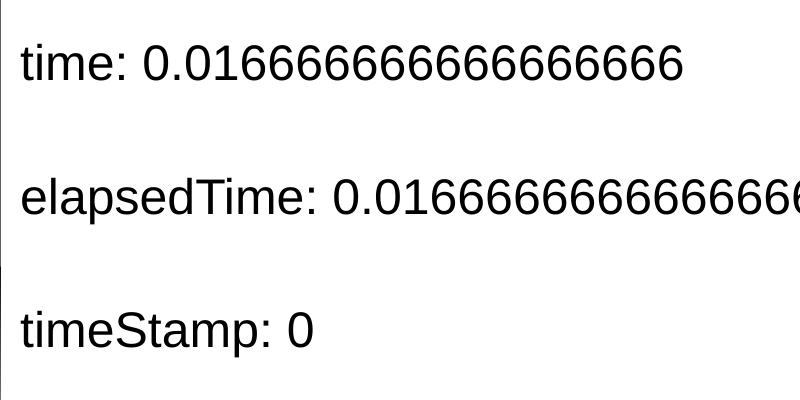
Frame 1 (no input)
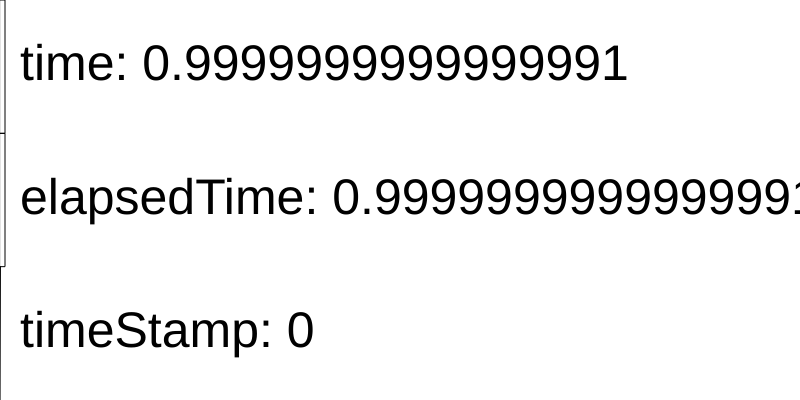
Frame 60 (no input)
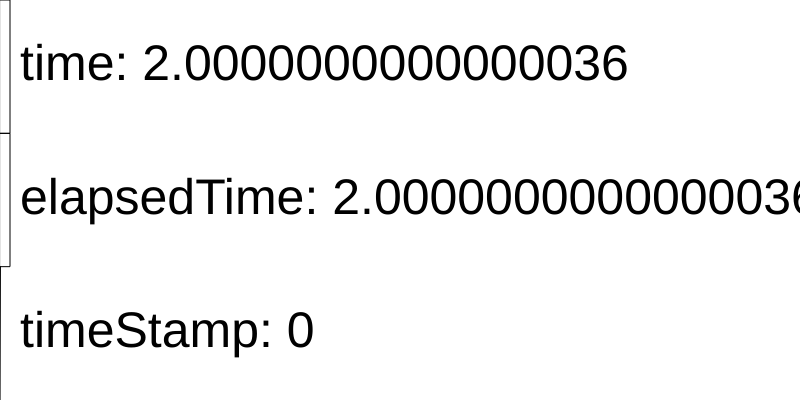
Frame 120 (the mouse pressed at the canvas centre since frame 60)

The p5.js sketch that drew these frames (run headless with seeded random() and noise() and a simulated clock; from frame 60 on, the mouse is pressed at the canvas centre):

// p5.js sketch
// ── sketch.js
let elapsedTime = 0, time = 0, timeStamp = 0;

function setup() {
  createCanvas(800, 400);
  textSize(50);
  textAlign(LEFT, CENTER);
}

function draw() {
  elapsedTime = float(millis()) / 1000;
  time = elapsedTime - timeStamp;
  background(255);
  fill(0);
  text("time: " + time, 20, height / 6);
  text("elapsedTime: " + elapsedTime, 20, height / 2);
  text("timeStamp: " + timeStamp, 20, 5 * height / 6);
  if (time >= 10.0) {
    timeStamp = elapsedTime;
  }
  noFill();
  rect(0, 0, time * 5, height / 3);
  rect(0, height / 3, elapsedTime * 5, height / 3);
  rect(0, height * 2 / 3, timeStamp * 5, height / 3);
}
